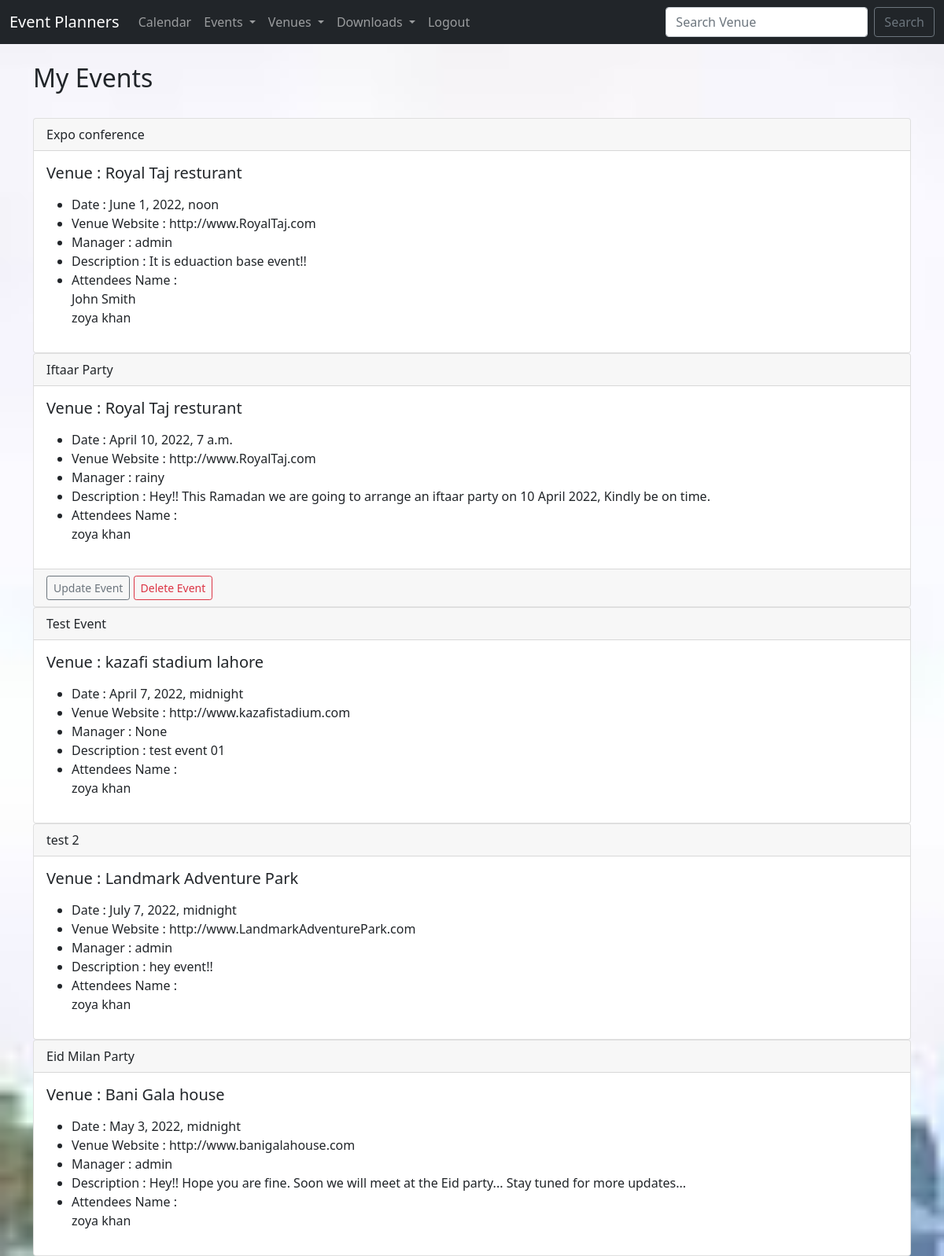
/my_events (signed in), run on the app's committed database.
### events/models.py (models this page shows, shortened)
class Events(models.Model):
    name = models.CharField('Event Name', max_length=100)
    event_date = models.DateTimeField('Event Date')
    venue = models.ForeignKey(Venue, blank=True, null=True, on_delete=models.CASCADE)
    manager = models.ForeignKey(User, blank=True, null=True, on_delete=models.SET_NULL)
    description = models.TextField(blank=True)
    attendees = models.ManyToManyField(HotelUser, blank=True)
    approved = models.BooleanField('Approved',default=False)
    def __str__(self):
        return self.name

class Venue(models.Model):
    name = models.CharField('Venue Name', max_length=120)
    address = models.CharField(max_length=130)
    phone = models.CharField('Phone', max_length=70, blank=True)
    zip_code = models.CharField('Zip Code', max_length=40)
    web = models.URLField('Website Address', max_length=90,blank=True)
    email_address = models.EmailField('Email Address', max_length=100, blank=True)
    owner = models.IntegerField("venue Owner", blank=False,default=1)
    venue_image = models.ImageField(null=True,blank=True, upload_to="images/")
    def __str__(self):
        return self.name

class HotelUser(models.Model):
    first_name = models.CharField(max_length=30)
    last_name = models.CharField(max_length=30)
    email = models.EmailField('User Email')
    def __str__(self):
        return self.first_name + ' ' + self.last_name

### events/views.py (the view)
# urls.py: path('my_events', views.my_events, name= 'my-events'),
def my_events(request):
    if request.user.is_authenticated:
        me = request.user.id
        events = Events.objects.filter(attendees=me)
        return render(request, 'events/my_events.html',
                      {'events': events})
    else:
        messages.success(
            request, ("You are not authorize to view this page ! "))
        return redirect('home')

### events/templates/events/my_events.html
{% extends "events/base.html" %}
{% block content %}
<h2>My Events </h2>
<br>
{% for event in events %}
<div class="card">
    <div class="card-header">
        {{event}}
    </div>
    <div class="card-body">
        <h5 class="card-title">Venue : {{event.venue}}</h5>
        <p class="card-text">
        <ul>
            <li>Date : {{event.event_date}}</li>
            <li>Venue Website : {{event.venue.web}}</li>
            <li>Manager : {{event.manager}}</li>
            <li>Description : {{event.description}}</li>
            <li>Attendees Name : <br />
                {% for user in event.attendees.all %}
                {{user}} <br>
                {% endfor %}
            </li>
        </ul>
        </p>
    </div>
    {% if user.is_authenticated %}
    {% if user == event.manager %}
    <div class="card-footer text-muted">
        <a href="{% url 'update-event' event.id %}" class="btn btn-outline-secondary btn-sm"> Update Event </a>
        <a href="{% url 'delete-event' event.id %}" class="btn btn-outline-danger btn-sm"> Delete Event </a>
    </div>
    {%endif%}
    {%endif%}
</div>
{% endfor %}
{%endblock%}

### events/static/events/style.css (style rules this page uses)
body { background: #f4f4f4 url("images/back.jpeg") no-repeat center fixed; background-size: cover; -webkit-background-size: cover; -moz-background-size: cover; -o-background-size: cover; }

### data on the page
Events: name "Expo conference", venue "Royal Taj resturant", event_date "June 1, 2022, noon", venue.web "http://www.RoyalTaj.com", manager "admin", description "It is eduaction base event!!"
HotelUser: first_name+last_name "John Smith"
HotelUser: first_name+last_name "zoya khan"
Events: name "Iftaar Party", venue "Royal Taj resturant", event_date "April 10, 2022, 7 a.m.", venue.web "http://www.RoyalTaj.com", manager "rainy", description "Hey!! This Ramadan we are going to arrange an iftaar party on 10 April 2022, Kindly be on time.", shows "Update Event"
Events: name "Test Event", venue "kazafi stadium lahore", event_date "April 7, 2022, midnight", venue.web "http://www.kazafistadium.com", manager "None", description "test event 01"
Events: name "test 2", venue "Landmark Adventure Park", event_date "July 7, 2022, midnight", venue.web "http://www.LandmarkAdventurePark.com", manager "admin", description "hey event!!"
Events: name "Eid Milan Party", venue "Bani Gala house", event_date "May 3, 2022, midnight", venue.web "http://www.banigalahouse.com", manager "admin", description "Hey!! Hope you are fine. Soon we will meet at the Eid party... Stay tuned for more updates..."
